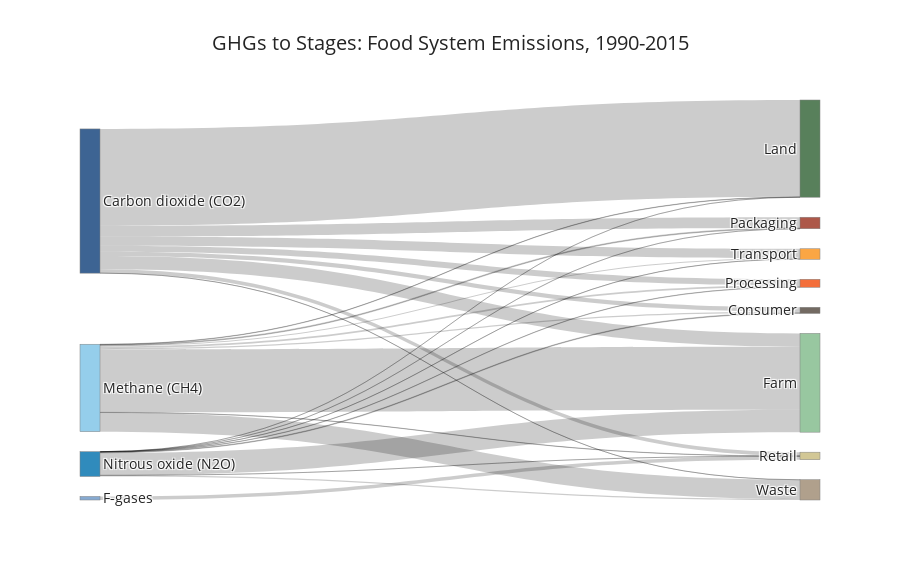

The cell this chart's notebook holds for it:
### Code cell
fig = go.Figure(data=[go.Sankey(
    arrangement = "snap",
    node = dict(
      pad = 20,
      thickness = 20,
      line = dict(color = "grey", width = 0.5),
      label = [
          "Carbon dioxide (CO2)", "Methane (CH4)", "Nitrous oxide (N2O)",
          "F-gases", "Land", "Farm", "Processing",
          "Transport", "Packaging", "Retail", "Consumer", "Waste"],
      color = ["#3d6493", "#95ceeb", "#308bbc", "#86aad1", "#58805b", 
               "#98c7a0", "#f36e3a", "#fba644", "#ad5849", "#d2c795", "#736a62", "#b0a08c"]),
    #to match the colors I've been working with in Tableau 
    link = dict(
      source = [0,0,0,0,0,0,0,0,1,1,1,1,1,1,1,1,2,2,2,2,2,2,2,2,3], # corresponds to 4 GHGs (the 'sources')
      target = [4,5,6,7,8,9,10,11,4,5,6,7,8,9,10,11,4,5,6,7,8,9,10,11,9], # corresponds to 8 food system stages (the 'targets') 
      value  = [163842700000,22513790000,10150640000,15776500000,18028940000,6372152000,7211363000,71888830,608796000,106454800000,2908529000,1738191000,1392743000,369802500,2066795000,32380470000,8742122,38095980000,516606500,246782000,81305220,24289890,1097962000,1833595000,6010303000] #the amount per Source to Target
  ))])
fig.update_layout(
    height=580,
    title_text="GHGs to Stages: Food System Emissions, 1990-2015", 
    font_size=14)
fig.show()

### Figure 1 — Plotly figure (JSON) as saved in the notebook; plotly's stock layout.template omitted (floating-point values rounded to 4 significant figures)
{"data": [{"arrangement": "snap", "link": {"source": [0, 0, 0, 0, 0, 0, 0, 0, 1, 1, 1, 1, 1, 1, 1, 1, 2, 2, 2, 2, 2, 2, 2, 2, 3], "target": [4, 5, 6, 7, 8, 9, 10, 11, 4, 5, 6, 7, 8, 9, 10, 11, 4, 5, 6, 7, 8, 9, 10, 11, 9], "value": [163842700000, 22513790000, 10150640000, 15776500000, 18028940000, 6372152000, 7211363000, 71888830, 608796000, 106454800000, 2908529000, 1738191000, 1392743000, 369802500, 2066795000, 32380470000, 8742122, 38095980000, 516606500, 246782000, 81305220, 24289890, 1097962000, 1833595000, 6010303000]}, "node": {"color": ["#3d6493", "#95ceeb", "#308bbc", "#86aad1", "#58805b", "#98c7a0", "#f36e3a", "#fba644", "#ad5849", "#d2c795", "#736a62", "#b0a08c"], "label": ["Carbon dioxide (CO2)", "Methane (CH4)", "Nitrous oxide (N2O)", "F-gases", "Land", "Farm", "Processing", "Transport", "Packaging", "Retail", "Consumer", "Waste"], "line": {"color": "grey", "width": 0.5}, "pad": 20, "thickness": 20}, "type": "sankey"}], "layout": {"font": {"size": 14}, "height": 580, "title": {"text": "GHGs to Stages: Food System Emissions, 1990-2015"}}}
